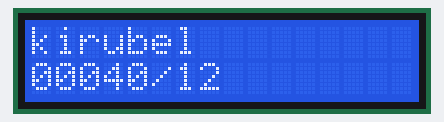
This program was run on a simulated Arduino Uno, built with avr-gcc and run on an emulated ATmega328P. Parts: 16×2 character LCD.

Above: at 0.11 s.
At 3.15 s:
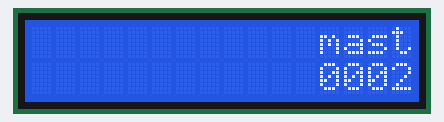
At 4.61 s:
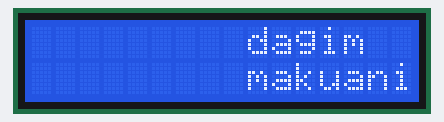
At 6.17 s:
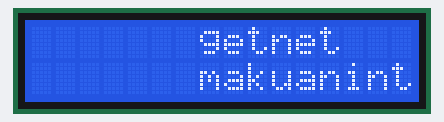
At 9.21 s:
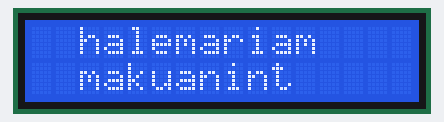
At 12.36 s:
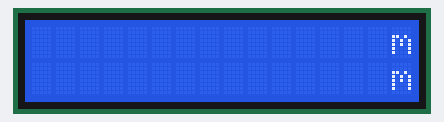

Measured:
- by itself, everything shown: repeats every 12.5 s, in 119 steps

The program:

main.cpp
```cpp
#include <Arduino.h>
#include <LiquidCrystal.h>

// Define the pins connected to the LCD
const int rs = 12;
const int enable = 11;
const int d4 = 10;
const int d5 = 9;
const int d6 = 8;
const int d7 = 7;

// Create an instance of the LiquidCrystal library
LiquidCrystal lcd(rs, enable, d4, d5, d6, d7);

// The text to scroll
String text1 = "kirubel";
String id1 = "00040/12";

String text2 = "mastewal";
String id2 = "00020/12";

String text3 = "dagim";
String id3 = "makuanint";

String text4 = "getnet";
String id4 = "makuanint";

String text5 = "zekarial";
String id5 = "makuanint";

String text6 = "halemariam";
String id6 = "makuanint";

String text7 = "makuanint";
String id7 = "makuanint";

// The current scroll position
int scrollPos = 0;

void scroller(String text, String id){
    // Scroll the text one position
  if (scrollPos > 16) {
    // if (scrollPos >= text.length()) {
    scrollPos = 0;
  }
  while (scrollPos <= 16) {

  // Clear the LCD
  lcd.clear();

  // Print the text, starting at the current scroll position
  lcd.setCursor(scrollPos, 0);
  lcd.print(text);
  lcd.setCursor(scrollPos, 1);
  lcd.print(id);

  // Delay for a millisecond
  delay(100);

  scrollPos++;
  }

}

void setup() {
  // Initialize the LCD
  lcd.begin(16, 2);
}

void loop() {
  scroller(text1, id1);
  scroller(text2, id2);
  scroller(text3, id3);
  scroller(text4, id4);
  scroller(text5, id5);
  scroller(text6, id6);
  scroller(text7, id7);
}
```
